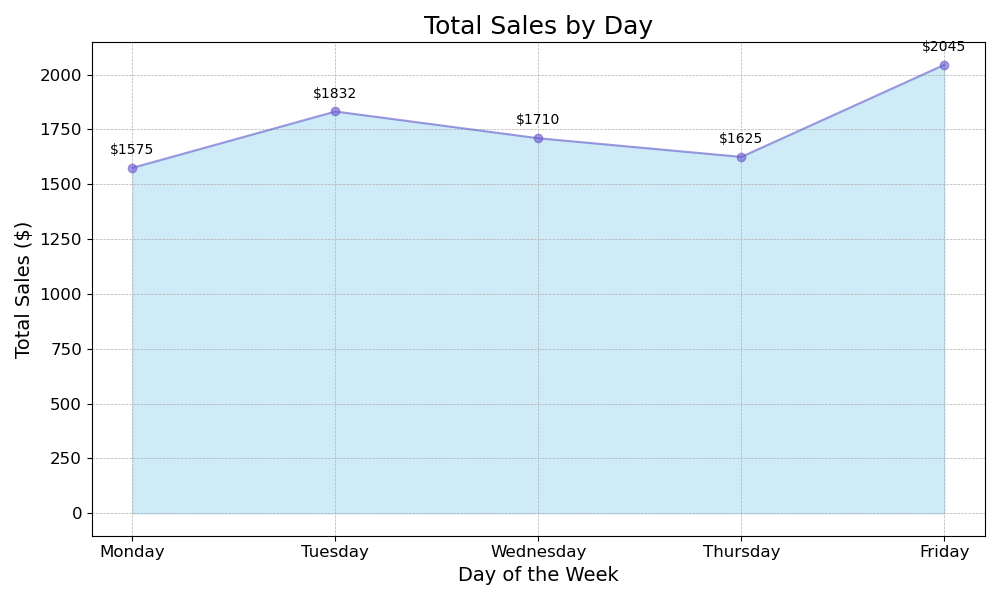

Write the Python code that produced this figure.

import matplotlib.pyplot as plt

# Data from the provided table
data = [
    {'Day': 'Monday', 'Total Sales ($)': 1575},
    {'Day': 'Tuesday', 'Total Sales ($)': 1832},
    {'Day': 'Wednesday', 'Total Sales ($)': 1710},
    {'Day': 'Thursday', 'Total Sales ($)': 1625},
    {'Day': 'Friday', 'Total Sales ($)': 2045}
]

# Extracting the 'Day' and 'Total Sales ($)' information from the data
days = [item['Day'] for item in data]
sales = [item['Total Sales ($)'] for item in data]

# Plotting the area chart
plt.figure(figsize=(10, 6))  # setting the figure size
plt.fill_between(days, sales, color='skyblue', alpha=0.4)  # fill area under the line
plt.plot(days, sales, color='Slateblue', alpha=0.6, marker='o')  # line chart settings

# Additional visual encodings for aesthetically enhancing the plot
plt.title('Total Sales by Day', fontsize=18)  # setting the title of the plot
plt.xlabel('Day of the Week', fontsize=14)  # setting the x-axis label
plt.ylabel('Total Sales ($)', fontsize=14)  # setting the y-axis label
plt.grid(True, which='both', linestyle='--', linewidth=0.5)  # adding grid lines
plt.xticks(fontsize=12)  # setting font size for x-axis tick labels
plt.yticks(fontsize=12)  # setting font size for y-axis tick labels

# Highlighting each data point on the plot
for i in range(len(days)):
    plt.text(days[i], sales[i] + 50, f"${sales[i]}", ha='center', va='bottom', fontsize=10, color='black')

# Show the plot
plt.tight_layout()  # this ensures the plot is not cut off when saved or viewed
plt.show()
